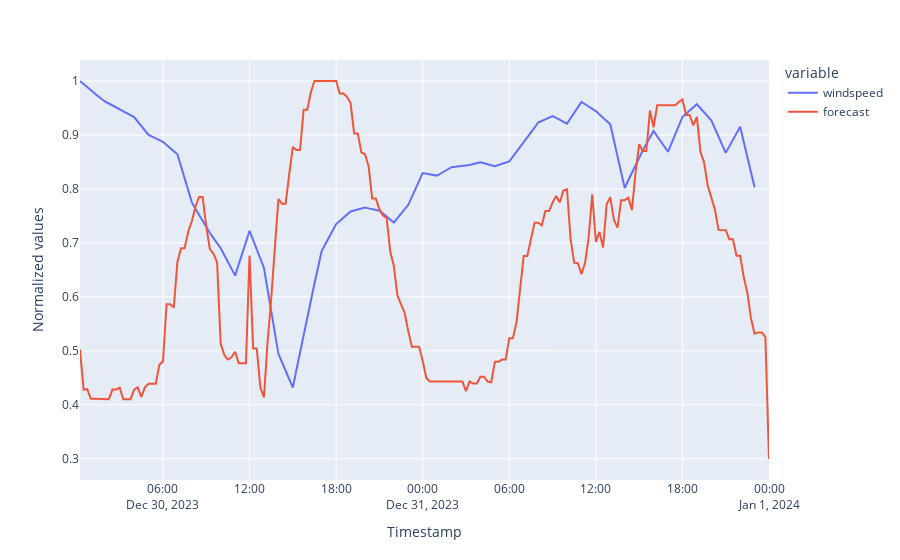

The notebook cell this image was saved under:
### Code cell
fig_forecast_windspeed=pd.concat(
    [
        test_data["windspeed"]/max(test_data["windspeed"]),
        forecast["forecast"]/max(forecast["forecast"])
    ], axis=1).plot()
fig_forecast_windspeed.update_layout(
    xaxis_title='Timestamp',
    yaxis_title="Normalized values"
)
fig_forecast_windspeed.show()

### Figure 1 — Plotly figure (JSON) as saved in the notebook; plotly's stock layout.template omitted (floating-point values rounded to 4 significant figures; data arrays with more than 128 entries replaced by an {"elided": "..."} marker saying what was removed)
{"data": [{"hovertemplate": "variable=windspeed<br>index=%{x}<br>value=%{y}<extra></extra>", "legendgroup": "windspeed", "line": {"color": "#636efa", "dash": "solid"}, "marker": {"symbol": "circle"}, "mode": "lines", "name": "windspeed", "orientation": "v", "showlegend": true, "type": "scatter", "x": {"elided": "192 str values"}, "xaxis": "x", "y": {"elided": "192 float values"}, "yaxis": "y"}, {"hovertemplate": "variable=forecast<br>index=%{x}<br>value=%{y}<extra></extra>", "legendgroup": "forecast", "line": {"color": "#EF553B", "dash": "solid"}, "marker": {"symbol": "circle"}, "mode": "lines", "name": "forecast", "orientation": "v", "showlegend": true, "type": "scatter", "x": {"elided": "192 str values"}, "xaxis": "x", "y": {"elided": "192 float values"}, "yaxis": "y"}], "layout": {"legend": {"title": {"text": "variable"}, "tracegroupgap": 0}, "margin": {"t": 60}, "xaxis": {"anchor": "y", "domain": [0, 1], "title": {"text": "Timestamp"}}, "yaxis": {"anchor": "x", "domain": [0, 1], "title": {"text": "Normalized values"}}}}
